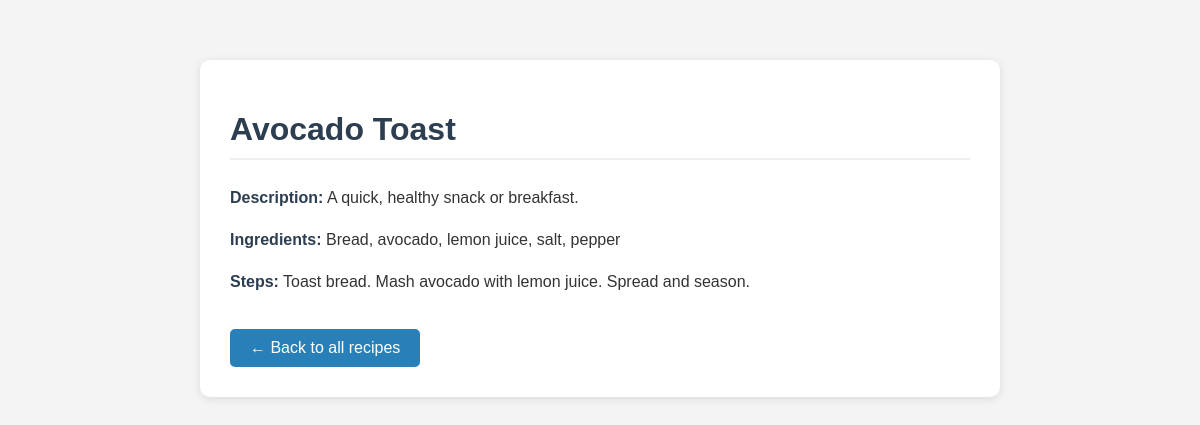
The page /recipe/5/ on the database its author committed.
### recipe/models.py (models this page shows, shortened)
class Recipe(models.Model):
    title = models.CharField(max_length=100)
    description= models.TextField(default='No description provided')
    ingredients = models.TextField(default = 'Unknown ingredients')
    steps = models.TextField(default = 'No steps provided')

### recipe/views.py (the view)
# urls.py: path('recipe/<int:pk>/', views.recipe_detail,name='recipe_detail' )
def recipe_detail(request, pk):
    recipe = get_object_or_404(Recipe, pk=pk)
    return render(request, 'recipe_detail.html', {'recipe': recipe})

### recipe/templates/recipe_detail.html (shortened to what this page needs)
<!DOCTYPE html>
<html lang="en">
<head>
</head>
<body>
    <div class="container">
        <h1>{{ recipe.title }}</h1>
        <p><strong>Description:</strong> {{ recipe.description }}</p>
        <p><strong>Ingredients:</strong> {{ recipe.ingredients }}</p>
        <p><strong>Steps:</strong> {{ recipe.steps }}</p>
        <a class="button" href="{% url 'recipe_list' %}">← Back to all recipes</a>
    </div>
</body>
</html>

### recipe/templates/recipe_detail.html (style rules this page uses)
body { font-family: Arial, sans-serif; background-color: #f4f4f4; color: #333; max-width: 800px; margin: 40px auto; padding: 20px; }
.container { background-color: #fff; border-radius: 10px; padding: 30px; box-shadow: 0 2px 10px rgba(0, 0, 0, 0.1); }
h1 { color: #2c3e50; border-bottom: 2px solid #eee; padding-bottom: 10px; margin-bottom: 25px; }
p { margin-bottom: 15px; line-height: 1.6; }
strong { color: #2c3e50; }
a.button { display: inline-block; margin-top: 20px; padding: 10px 20px; background-color: #2980b9; color: white; text-decoration: none; border-radius: 5px; transition: background-color 0.3s ease; }

### rows shown on the page
Recipe: title "Avocado Toast", description "A quick, healthy snack or breakfast.", ingredients "Bread, avocado, lemon juice, salt, pepper", steps "Toast bread. Mash avocado with lemon juice. Spread and season."
